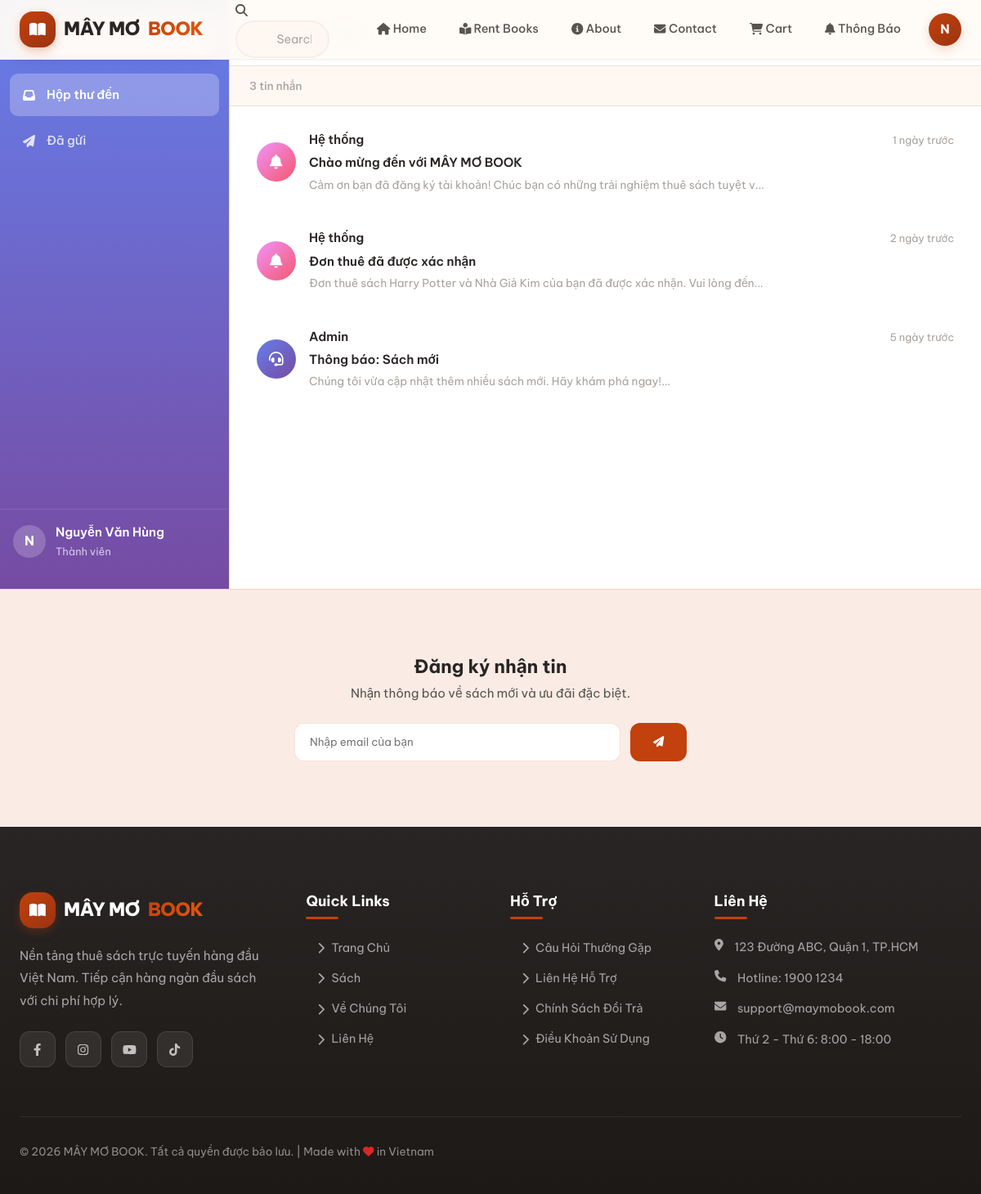
/frontend/pages/messages.php (signed in), run on the app's committed database.
### tables this page shows
CREATE TABLE users (
    id INT AUTO_INCREMENT PRIMARY KEY,
    username VARCHAR(50) NOT NULL UNIQUE,
    email VARCHAR(100) NOT NULL UNIQUE,
    password VARCHAR(255) NOT NULL,
    full_name VARCHAR(100) NOT NULL,
    phone VARCHAR(20) DEFAULT '',
    address TEXT DEFAULT '',
    avatar VARCHAR(255) DEFAULT NULL,
    role ENUM('user', 'admin') DEFAULT 'user',
    is_verified TINYINT(1) DEFAULT 0,
    created_at TIMESTAMP DEFAULT CURRENT_TIMESTAMP,
    updated_at TIMESTAMP DEFAULT CURRENT_TIMESTAMP ON UPDATE CURRENT_TIMESTAMP,
    INDEX idx_username (username),
    INDEX idx_email (email),
    INDEX idx_role (role)
);

CREATE TABLE messages (
    id INT AUTO_INCREMENT PRIMARY KEY,
    sender_id INT NULL,
    receiver_id INT NULL,
    subject VARCHAR(255) NOT NULL DEFAULT '',
    content TEXT NOT NULL,
    type ENUM('user_to_admin', 'admin_to_user', 'system') DEFAULT 'user_to_admin',
    is_read TINYINT(1) DEFAULT 0,
    created_at TIMESTAMP DEFAULT CURRENT_TIMESTAMP,
    read_at TIMESTAMP NULL,
    INDEX idx_sender (sender_id),
    INDEX idx_receiver (receiver_id),
    INDEX idx_is_read (is_read),
    INDEX idx_type (type),
    INDEX idx_created (created_at)
);

### backend/config/database.php (called while the page is built, shortened)
<?php
class Database {
    private static $instance = null;
    private $connection;
    private function __construct() {
        try {
            $dsn = "mysql:host=" . DB_HOST . ";dbname=" . DB_NAME . ";charset=" . DB_CHARSET;
            $options = [
                PDO::ATTR_ERRMODE => PDO::ERRMODE_EXCEPTION,
                PDO::ATTR_DEFAULT_FETCH_MODE => PDO::FETCH_ASSOC,
                PDO::ATTR_EMULATE_PREPARES => false,
            ];
            $this->connection = new PDO($dsn, DB_USER, DB_PASS, $options);
        } catch (PDOException $e) {
            die("Lỗi kết nối database: " . $e->getMessage());
        }
    }
    public static function getInstance() {
        if (self::$instance === null) {
            self::$instance = new self();
        }
        return self::$instance;
    }
    public function getConnection() {
        return $this->connection;
    }
}
function getDB() {
    return Database::getInstance()->getConnection();
}

### backend/controllers/AuthController.php (called while the page is built, shortened)
<?php
require_once __DIR__ . '/../models/User.php';
class AuthController {
    private $userModel;
    public function __construct() {
        $this->userModel = new User();
    }
    public function isLoggedIn() {
        return isset($_SESSION['user_id']);
    }
    public function getCurrentUser() {
        return $this->userModel->findById($_SESSION['user_id']);
    }
}

### backend/models/User.php (called while the page is built, shortened)
<?php
require_once __DIR__ . '/../config/database.php';
class User {
    private $db;
    public function __construct() {
        $this->db = getDB();
    }
    public function findById($id) {
        $stmt = $this->db->prepare("SELECT * FROM users WHERE id = ?");
        $stmt->execute([$id]);
        return $stmt->fetch();
    }
}

### backend/controllers/MessageController.php (called while the page is built, shortened)
<?php
require_once __DIR__ . '/../models/Message.php';
class MessageController {
    private $messageModel;
    public function __construct() {
        $this->messageModel = new Message();
    }
    public function getAllForUser($userId) {
        return $this->messageModel->getByUser($userId, 100);
    }
}

### backend/models/Message.php (called while the page is built, shortened)
<?php
require_once __DIR__ . '/../config/database.php';
class Message {
    private $db;
    public function __construct() {
        $this->db = getDB();
    }
    public function getByUser($userId, $limit = 50) {
        $stmt = $this->db->prepare("
            SELECT m.*,
                   s.username as sender_username, s.full_name as sender_name,
                   r.username as receiver_username, r.full_name as receiver_name
            FROM messages m
            LEFT JOIN users s ON m.sender_id = s.id
            LEFT JOIN users r ON m.receiver_id = r.id
            WHERE (
                (m.receiver_id = ? AND m.type IN ('admin_to_user', 'system'))
                OR (m.sender_id = ? AND m.type = 'user_to_admin')
            )
            ORDER BY m.created_at DESC
            LIMIT ?
        ");
        $stmt->execute([$userId, $userId, $limit]);
        return $stmt->fetchAll();
    }
}

### frontend/functions/helpers.php (called while the page is built, shortened)
<?php
function timeAgo($datetime) {
    $time = strtotime($datetime);
    $diff = time() - $time;
    if ($diff < 60) {
        return 'Vừa xong';
    } elseif ($diff < 3600) {
        $mins = floor($diff / 60);
        return $mins . ' phút trước';
    } elseif ($diff < 86400) {
        $hours = floor($diff / 3600);
        return $hours . ' giờ trước';
    } elseif ($diff < 604800) {
        $days = floor($diff / 86400);
        return $days . ' ngày trước';
    } else {
        return date('d/m/Y', $time);
    }
}

### frontend/pages/messages.php (the view, shortened to what this page needs)
<?php
require_once __DIR__ . '/../templates/header.php';
$userId = $_SESSION['user_id'];
require_once __DIR__ . '/../../backend/controllers/MessageController.php';
$messageController = new MessageController();
$allMessages = $messageController->getAllForUser($userId);
$receivedMessages = array_filter($allMessages, fn($m) => in_array($m['type'], ['admin_to_user', 'system']));
$sentMessages = array_filter($allMessages, fn($m) => $m['type'] === 'user_to_admin' && $m['sender_id'] == $userId);
$viewMessage = null;
$currentTab = $_GET['tab'] ?? 'received';
?>
<div class="messages-app">
    <aside class="messages-sidebar">
        <div class="sidebar-header">
            <button class="compose-btn" onclick="window.location.href='messages.php?compose=1'">
                <span>Soạn tin nhắn</span>
            </button>
        </div>
        <nav class="sidebar-nav">
            <a href="messages.php?tab=received" class="nav-item <?php echo $currentTab === 'received' ? 'active' : ''; ?>">
                <i class="fas fa-inbox"></i>
                <span>Hộp thư đến</span>
            </a>
            <a href="messages.php?tab=sent" class="nav-item <?php echo $currentTab === 'sent' ? 'active' : ''; ?>">
                <i class="fas fa-paper-plane"></i>
                <span>Đã gửi</span>
            </a>
        </nav>
        <div class="sidebar-footer">
            <div class="user-info">
                <div class="user-avatar-small">
                    <?php echo strtoupper(substr($user['full_name'] ?? 'U', 0, 1)); ?>
                </div>
                <div class="user-details">
                    <span class="user-name"><?php echo htmlspecialchars($user['full_name'] ?? 'User'); ?></span>
                    <span class="user-role">Thành viên</span>
                </div>
            </div>
        </div>
    </aside>
    <section class="messages-list-panel <?php echo $viewMessage ? 'hidden-mobile' : ''; ?>">
        <div class="panel-header">
            <h1 class="panel-title">
            </h1>
            <div class="panel-actions">
                <button class="action-btn" onclick="window.location.href='messages.php?compose=1'" title="Soạn tin nhắn mới">
                </button>
            </div>
        </div>
        <div class="messages-filter">
            <span class="filter-count">
                <?php
                $displayMessages = $currentTab === 'received' ? $receivedMessages : $sentMessages;
                echo count($displayMessages); ?> tin nhắn
            </span>
        </div>
        <div class="messages-container">
            <?php if (count($displayMessages) > 0): ?>
                <?php foreach ($displayMessages as $msg): ?>
                <a href="messages.php?view=<?php echo $msg['id']; ?>&tab=<?php echo $currentTab; ?>"
                   class="message-row <?php echo $msg['is_read'] ? '' : 'unread'; ?>">
                    <div class="message-icon-wrapper">
                        <?php if ($msg['type'] === 'admin_to_user'): ?>
                        <div class="message-avatar admin">
                            <i class="fas fa-headset"></i>
                        </div>
                        <?php elseif ($msg['type'] === 'system'): ?>
                        <div class="message-avatar system">
                            <i class="fas fa-bell"></i>
                        </div>
                        <?php else: ?>
                        <div class="message-avatar sent">
                            <i class="fas fa-check"></i>
                        </div>
                        <?php endif; ?>
                    </div>
                    <div class="message-info">
                        <div class="message-sender-row">
                            <span class="message-sender">
                                <?php
                                if ($msg['type'] === 'admin_to_user') echo 'Admin';
                                elseif ($msg['type'] === 'system') echo 'Hệ thống';
                                else echo 'Admin';
                                ?>
                            </span>
                            <span class="message-date"><?php echo timeAgo($msg['created_at']); ?></span>
                        </div>
                        <div class="message-subject-row">
                            <span class="message-subject-text"><?php echo htmlspecialchars($msg['subject'] ?: '(Không có tiêu đề)'); ?></span>
                        </div>
                        <div class="message-preview-text">
                            <?php echo htmlspecialchars(mb_substr($msg['content'], 0, 80)); ?>...
                        </div>
                    </div>
                </a>
                <?php endforeach; ?>
            <?php endif; ?>
        </div>
    </section>
</div>
<?php require_once __DIR__ . '/templates/footer.php'; ?>

### frontend/templates/header.php (shortened to what this page needs)
<?php
require_once __DIR__ . '/../../backend/config/database.php';
require_once __DIR__ . '/../../frontend/functions/helpers.php';
require_once __DIR__ . '/../../backend/controllers/AuthController.php';
require_once __DIR__ . '/../../backend/controllers/MessageController.php';
$auth = new AuthController();
$isLoggedIn = $auth->isLoggedIn();
$user = $auth->getCurrentUser();
$currentPage = basename($_SERVER['PHP_SELF']);
?>
<!DOCTYPE html>
<html lang="en">
<head>
    <link rel="stylesheet" href="https://cdnjs.cloudflare.com/ajax/libs/font-awesome/6.4.0/css/all.min.css">
    <?php $basePath = strpos($_SERVER['PHP_SELF'], '/admin/') !== false ? '../../' : '../'; ?>
    <link rel="stylesheet" href="<?php echo $basePath; ?>assets/css/style.css?v=<?php echo time(); ?>">
</head>
<body>
    <nav class="navbar">
        <div class="container">
            <div class="navbar-inner">
                <a href="index.php" class="logo">
                    <div class="logo-icon">
                        <i class="fas fa-book-open"></i>
                    </div>
                    MÂY MƠ <span>BOOK</span>
                </a>
                <div class="navbar-search">
                    <i class="fas fa-search"></i>
                    <input type="text" placeholder="Search books..." onkeypress="if(event.key==='Enter') window.location.href='books.php?search='+this.value">
                </div>
                <div class="nav">
                    <a href="index.php" class="nav-link <?php echo $currentPage == 'index.php' ? 'active' : ''; ?>">
                        <i class="fas fa-home"></i> Home
                    </a>
                    <a href="books.php" class="nav-link <?php echo $currentPage == 'books.php' ? 'active' : ''; ?>">
                        <i class="fas fa-book-reader"></i> Rent Books
                    </a>
                    <a href="about.php" class="nav-link <?php echo $currentPage == 'about.php' ? 'active' : ''; ?>">
                        <i class="fas fa-info-circle"></i> About
                    </a>
                    <a href="contact.php" class="nav-link <?php echo $currentPage == 'contact.php' ? 'active' : ''; ?>">
                        <i class="fas fa-envelope"></i> Contact
                    </a>
                    <?php if ($isLoggedIn): ?>
                        <a href="cart.php" class="nav-link <?php echo $currentPage == 'cart.php' ? 'active' : ''; ?>">
                            <i class="fas fa-shopping-cart"></i> Cart
                        </a>
                        <a href="notifications.php" class="nav-link <?php echo $currentPage == 'notifications.php' ? 'active' : ''; ?>">
                            <i class="fas fa-bell"></i> Thông Báo
                        </a>
                        <div class="user-menu" style="position: relative;">
                            <div class="user-avatar">
                                <?php echo strtoupper(substr($user['full_name'] ?? 'U', 0, 1)); ?>
                            </div>
                        </div>
                    <?php endif; ?>
                </div>
            </div>
        </div>
    </nav>

### data on the page
users: full_name "N", full_name "Nguyễn Văn Hùng"
messages: type "system" (drawn), created_at "1 ngày trước", subject "Chào mừng đến với MÂY MƠ BOOK", content "Cảm ơn bạn đã đăng ký tài khoản! Chúc bạn có những trải nghiệm thuê sách tuyệt v"
messages: type "system" (drawn), created_at "2 ngày trước", subject "Đơn thuê đã được xác nhận", content "Đơn thuê sách Harry Potter và Nhà Giả Kim của bạn đã được xác nhận. Vui lòng đến"
messages: type "admin_to_user" (drawn), created_at "5 ngày trước", subject "Thông báo: Sách mới", content "Chúng tôi vừa cập nhật thêm nhiều sách mới. Hãy khám phá ngay!"

### other printed values
count($displayMessages) "3"
